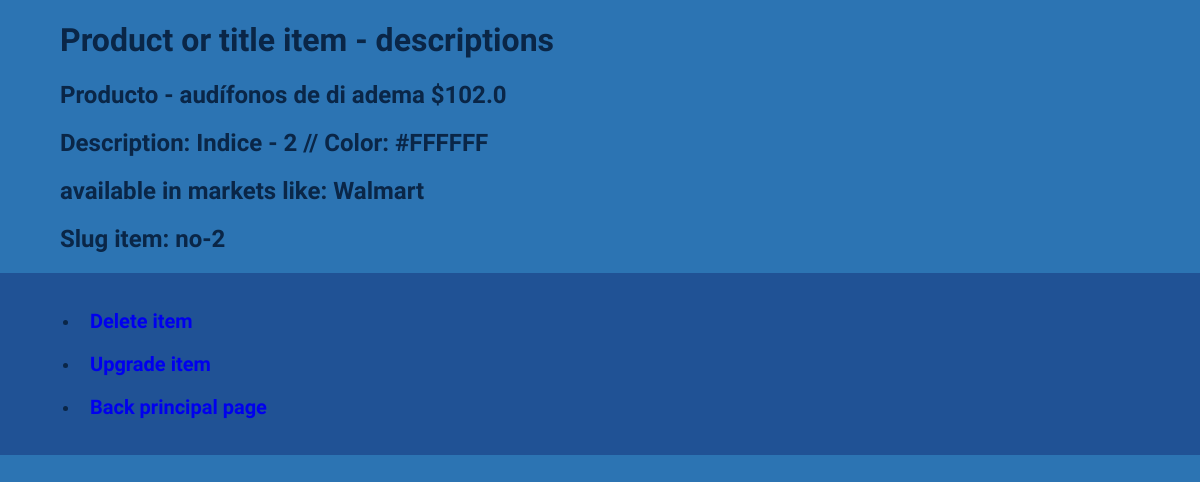
Page /detail_view/5 on the committed database.
### dear_app/models.py (models this page shows, shortened)
class Product(models.Model):
    title = models.TextField(max_length=100, default='Prducto nuevo')
    price = models.FloatField(default=100)
    description = models.CharField(max_length=100,default='On sale')
    color = ColorField(null = True)
    seller = models.ForeignKey(Market,on_delete=models.CASCADE,null=True, blank=True)
    product_dimensions = models.TextField(default='[("Altura":20),("Anchura": 5),("Longitud": 8)]')
    slug = models.SlugField(db_index=True, blank = True,default='new-product')

class Market(models.Model):
    name = models.CharField(max_length=200)
    articles = models.JSONField()
    def __str__(self):
        return self.name

### dear_app/views.py (the view)
# urls.py: path('detail_view/<int:product_id>',detail_view,name='detail_view'),
def detail_view(request,product_id):
    instance = get_object_or_404(Product,id=product_id)
    context = {
        'product': instance
    }
    return render(request, 'pages/detail_view.html',context)

### dear_app/templates/pages/detail_view.html (shortened to what this page needs)
{% load static %}
<!DOCTYPE html>
<html lang="en">
<head>
    <link rel='stylesheet' href="{% static 'dear_app/Sec Detail.css' %}">
</head>
<body>
    <h1>Product or title item - descriptions</h1>
    <h2>{{product.title}} ${{product.price}}</h2>
    <h2>Description: {{product.description}} // Color: {{product.color}}</h2>
    <h2>available in markets like: {{product.seller}}</h2>
    <h2>Slug item: {{product.slug}}</h2>
    <nav>
        <ul>
            <li><a href='/delete_view/{{product.id}}'>Delete item</a> <br><br></li>
            <li><a href='/update_view/{{product.id}}'>Upgrade item</a> <br><br></li>
            <li><a href='/list_view/'>Back principal page</a> <br></li>
        </ul>
    </nav>
</body>
</html>

### dear_app/static/dear_app/Sec Detail.css (style rules this page uses)
*,*:before,*:after { box-sizing: border-box; }
body,html { height: 100%; }
body { padding: 0; margin: 0; font-family: 'REM', sans-serif; background-color: rgb(44, 116, 179); color: rgb(10, 38, 71); }
h1,h2 { margin-left: 60px; }
nav { background-color: rgb(32, 82, 149); padding: 20px 40px; position: relative; }
a { text-decoration: none; font-weight: 700; font-size: 20px; margin-left: 10px; }

### rows in the picture
Product: title "Producto - audífonos de di adema", price "102.0", description "Indice - 2", color "#FFFFFF", seller "Walmart", slug "no-2"
